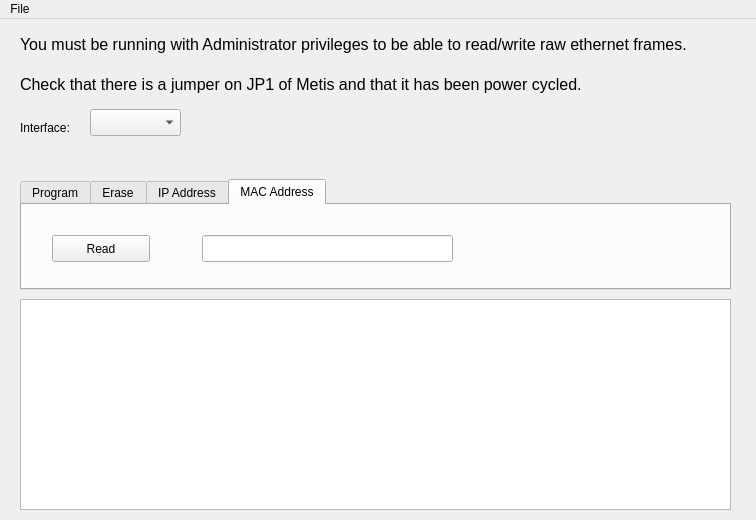
<?xml version="1.0" encoding="UTF-8"?>
<ui version="4.0">
 <class>MainWindow</class>
 <widget class="QMainWindow" name="MainWindow">
  <property name="geometry">
   <rect>
    <x>0</x>
    <y>0</y>
    <width>756</width>
    <height>520</height>
   </rect>
  </property>
  <property name="palette">
   <palette>
    <active>
     <colorrole role="Text">
      <brush brushstyle="SolidPattern">
       <color alpha="255">
        <red>255</red>
        <green>0</green>
        <blue>0</blue>
       </color>
      </brush>
     </colorrole>
    </active>
    <inactive>
     <colorrole role="Text">
      <brush brushstyle="SolidPattern">
       <color alpha="255">
        <red>255</red>
        <green>0</green>
        <blue>0</blue>
       </color>
      </brush>
     </colorrole>
    </inactive>
    <disabled>
     <colorrole role="Text">
      <brush brushstyle="SolidPattern">
       <color alpha="255">
        <red>159</red>
        <green>158</green>
        <blue>158</blue>
       </color>
      </brush>
     </colorrole>
    </disabled>
   </palette>
  </property>
  <property name="windowTitle">
   <string>HPSDR Metis Boot Loader</string>
  </property>
  <widget class="QWidget" name="centralWidget">
   <widget class="QTabWidget" name="bootloaderTabWidget">
    <property name="geometry">
     <rect>
      <x>20</x>
      <y>160</y>
      <width>711</width>
      <height>111</height>
     </rect>
    </property>
    <property name="currentIndex">
     <number>3</number>
    </property>
    <widget class="QWidget" name="tab">
     <attribute name="title">
      <string>Program</string>
     </attribute>
     <widget class="QLabel" name="label_3">
      <property name="geometry">
       <rect>
        <x>30</x>
        <y>20</y>
        <width>101</width>
        <height>17</height>
       </rect>
      </property>
      <property name="text">
       <string>Program File:</string>
      </property>
     </widget>
     <widget class="QLineEdit" name="fileLineEdit">
      <property name="geometry">
       <rect>
        <x>130</x>
        <y>10</y>
        <width>411</width>
        <height>27</height>
       </rect>
      </property>
      <property name="palette">
       <palette>
        <active>
         <colorrole role="Text">
          <brush brushstyle="SolidPattern">
           <color alpha="255">
            <red>0</red>
            <green>0</green>
            <blue>0</blue>
           </color>
          </brush>
         </colorrole>
        </active>
        <inactive>
         <colorrole role="Text">
          <brush brushstyle="SolidPattern">
           <color alpha="255">
            <red>0</red>
            <green>0</green>
            <blue>0</blue>
           </color>
          </brush>
         </colorrole>
        </inactive>
        <disabled>
         <colorrole role="Text">
          <brush brushstyle="SolidPattern">
           <color alpha="255">
            <red>159</red>
            <green>158</green>
            <blue>158</blue>
           </color>
          </brush>
         </colorrole>
        </disabled>
       </palette>
      </property>
     </widget>
     <widget class="QPushButton" name="browsePushButton">
      <property name="geometry">
       <rect>
        <x>560</x>
        <y>10</y>
        <width>98</width>
        <height>27</height>
       </rect>
      </property>
      <property name="text">
       <string>Browse ...</string>
      </property>
     </widget>
     <widget class="QPushButton" name="programPushButton">
      <property name="geometry">
       <rect>
        <x>30</x>
        <y>50</y>
        <width>98</width>
        <height>27</height>
       </rect>
      </property>
      <property name="text">
       <string>Program</string>
      </property>
     </widget>
    </widget>
    <widget class="QWidget" name="tab_2">
     <attribute name="title">
      <string>Erase</string>
     </attribute>
     <widget class="QPushButton" name="erasePushButton">
      <property name="geometry">
       <rect>
        <x>30</x>
        <y>30</y>
        <width>98</width>
        <height>27</height>
       </rect>
      </property>
      <property name="text">
       <string>Erase</string>
      </property>
     </widget>
    </widget>
    <widget class="QWidget" name="tab_4">
     <attribute name="title">
      <string>IP Address</string>
     </attribute>
     <widget class="QPushButton" name="readIPPushButton">
      <property name="geometry">
       <rect>
        <x>30</x>
        <y>30</y>
        <width>101</width>
        <height>27</height>
       </rect>
      </property>
      <property name="text">
       <string>Read</string>
      </property>
     </widget>
     <widget class="QPushButton" name="writeIPPushButton">
      <property name="geometry">
       <rect>
        <x>480</x>
        <y>30</y>
        <width>98</width>
        <height>27</height>
       </rect>
      </property>
      <property name="text">
       <string>Write</string>
      </property>
     </widget>
     <widget class="QLineEdit" name="ipALineEdit">
      <property name="geometry">
       <rect>
        <x>170</x>
        <y>30</y>
        <width>41</width>
        <height>27</height>
       </rect>
      </property>
     </widget>
     <widget class="QLineEdit" name="ipBLineEdit">
      <property name="geometry">
       <rect>
        <x>230</x>
        <y>30</y>
        <width>41</width>
        <height>27</height>
       </rect>
      </property>
     </widget>
     <widget class="QLineEdit" name="ipCLineEdit">
      <property name="geometry">
       <rect>
        <x>290</x>
        <y>30</y>
        <width>41</width>
        <height>27</height>
       </rect>
      </property>
     </widget>
     <widget class="QLineEdit" name="ipDLineEdit">
      <property name="geometry">
       <rect>
        <x>350</x>
        <y>30</y>
        <width>41</width>
        <height>27</height>
       </rect>
      </property>
     </widget>
     <widget class="QLabel" name="label_5">
      <property name="geometry">
       <rect>
        <x>220</x>
        <y>40</y>
        <width>16</width>
        <height>17</height>
       </rect>
      </property>
      <property name="text">
       <string>.</string>
      </property>
     </widget>
     <widget class="QLabel" name="label_6">
      <property name="geometry">
       <rect>
        <x>280</x>
        <y>40</y>
        <width>16</width>
        <height>17</height>
       </rect>
      </property>
      <property name="text">
       <string>.</string>
      </property>
     </widget>
     <widget class="QLabel" name="label_7">
      <property name="geometry">
       <rect>
        <x>340</x>
        <y>40</y>
        <width>16</width>
        <height>17</height>
       </rect>
      </property>
      <property name="text">
       <string>.</string>
      </property>
     </widget>
    </widget>
    <widget class="QWidget" name="tab_3">
     <attribute name="title">
      <string>MAC Address</string>
     </attribute>
     <widget class="QPushButton" name="readMACPushButton">
      <property name="geometry">
       <rect>
        <x>30</x>
        <y>30</y>
        <width>98</width>
        <height>27</height>
       </rect>
      </property>
      <property name="text">
       <string>Read</string>
      </property>
     </widget>
     <widget class="QLineEdit" name="macLineEdit">
      <property name="geometry">
       <rect>
        <x>180</x>
        <y>30</y>
        <width>251</width>
        <height>27</height>
       </rect>
      </property>
     </widget>
    </widget>
   </widget>
   <widget class="QLabel" name="label">
    <property name="geometry">
     <rect>
      <x>20</x>
      <y>50</y>
      <width>711</width>
      <height>31</height>
     </rect>
    </property>
    <property name="palette">
     <palette>
      <active>
       <colorrole role="WindowText">
        <brush brushstyle="SolidPattern">
         <color alpha="255">
          <red>0</red>
          <green>0</green>
          <blue>0</blue>
         </color>
        </brush>
       </colorrole>
       <colorrole role="Text">
        <brush brushstyle="SolidPattern">
         <color alpha="255">
          <red>0</red>
          <green>0</green>
          <blue>0</blue>
         </color>
        </brush>
       </colorrole>
      </active>
      <inactive>
       <colorrole role="WindowText">
        <brush brushstyle="SolidPattern">
         <color alpha="255">
          <red>0</red>
          <green>0</green>
          <blue>0</blue>
         </color>
        </brush>
       </colorrole>
       <colorrole role="Text">
        <brush brushstyle="SolidPattern">
         <color alpha="255">
          <red>0</red>
          <green>0</green>
          <blue>0</blue>
         </color>
        </brush>
       </colorrole>
      </inactive>
      <disabled>
       <colorrole role="WindowText">
        <brush brushstyle="SolidPattern">
         <color alpha="255">
          <red>159</red>
          <green>158</green>
          <blue>158</blue>
         </color>
        </brush>
       </colorrole>
       <colorrole role="Text">
        <brush brushstyle="SolidPattern">
         <color alpha="255">
          <red>159</red>
          <green>158</green>
          <blue>158</blue>
         </color>
        </brush>
       </colorrole>
      </disabled>
     </palette>
    </property>
    <property name="font">
     <font>
      <pointsize>12</pointsize>
     </font>
    </property>
    <property name="frameShape">
     <enum>QFrame::NoFrame</enum>
    </property>
    <property name="frameShadow">
     <enum>QFrame::Raised</enum>
    </property>
    <property name="text">
     <string>Check that there is a jumper on JP1 of Metis and that it has been power cycled.</string>
    </property>
   </widget>
   <widget class="QLabel" name="privilegesLabel">
    <property name="geometry">
     <rect>
      <x>20</x>
      <y>10</y>
      <width>711</width>
      <height>31</height>
     </rect>
    </property>
    <property name="palette">
     <palette>
      <active>
       <colorrole role="WindowText">
        <brush brushstyle="SolidPattern">
         <color alpha="255">
          <red>0</red>
          <green>0</green>
          <blue>0</blue>
         </color>
        </brush>
       </colorrole>
       <colorrole role="Text">
        <brush brushstyle="SolidPattern">
         <color alpha="255">
          <red>0</red>
          <green>0</green>
          <blue>0</blue>
         </color>
        </brush>
       </colorrole>
      </active>
      <inactive>
       <colorrole role="WindowText">
        <brush brushstyle="SolidPattern">
         <color alpha="255">
          <red>0</red>
          <green>0</green>
          <blue>0</blue>
         </color>
        </brush>
       </colorrole>
       <colorrole role="Text">
        <brush brushstyle="SolidPattern">
         <color alpha="255">
          <red>0</red>
          <green>0</green>
          <blue>0</blue>
         </color>
        </brush>
       </colorrole>
      </inactive>
      <disabled>
       <colorrole role="WindowText">
        <brush brushstyle="SolidPattern">
         <color alpha="255">
          <red>159</red>
          <green>158</green>
          <blue>158</blue>
         </color>
        </brush>
       </colorrole>
       <colorrole role="Text">
        <brush brushstyle="SolidPattern">
         <color alpha="255">
          <red>159</red>
          <green>158</green>
          <blue>158</blue>
         </color>
        </brush>
       </colorrole>
      </disabled>
     </palette>
    </property>
    <property name="font">
     <font>
      <pointsize>12</pointsize>
     </font>
    </property>
    <property name="frameShape">
     <enum>QFrame::NoFrame</enum>
    </property>
    <property name="frameShadow">
     <enum>QFrame::Raised</enum>
    </property>
    <property name="text">
     <string>You must be running with Administrator privileges to be able to read/write raw ethernet frames.</string>
    </property>
   </widget>
   <widget class="QLabel" name="label_2">
    <property name="geometry">
     <rect>
      <x>20</x>
      <y>100</y>
      <width>67</width>
      <height>17</height>
     </rect>
    </property>
    <property name="text">
     <string>Interface:</string>
    </property>
   </widget>
   <widget class="QComboBox" name="interfaceComboBox">
    <property name="geometry">
     <rect>
      <x>90</x>
      <y>90</y>
      <width>91</width>
      <height>27</height>
     </rect>
    </property>
    <property name="palette">
     <palette>
      <active>
       <colorrole role="Text">
        <brush brushstyle="SolidPattern">
         <color alpha="255">
          <red>0</red>
          <green>0</green>
          <blue>0</blue>
         </color>
        </brush>
       </colorrole>
      </active>
      <inactive>
       <colorrole role="Text">
        <brush brushstyle="SolidPattern">
         <color alpha="255">
          <red>0</red>
          <green>0</green>
          <blue>0</blue>
         </color>
        </brush>
       </colorrole>
      </inactive>
      <disabled>
       <colorrole role="Text">
        <brush brushstyle="SolidPattern">
         <color alpha="255">
          <red>159</red>
          <green>158</green>
          <blue>158</blue>
         </color>
        </brush>
       </colorrole>
      </disabled>
     </palette>
    </property>
   </widget>
   <widget class="QLabel" name="interfaceLabel">
    <property name="geometry">
     <rect>
      <x>90</x>
      <y>120</y>
      <width>541</width>
      <height>31</height>
     </rect>
    </property>
    <property name="font">
     <font>
      <pointsize>14</pointsize>
     </font>
    </property>
    <property name="frameShape">
     <enum>QFrame::NoFrame</enum>
    </property>
    <property name="frameShadow">
     <enum>QFrame::Raised</enum>
    </property>
    <property name="text">
     <string/>
    </property>
   </widget>
   <widget class="QListWidget" name="statusListWidget">
    <property name="geometry">
     <rect>
      <x>20</x>
      <y>280</y>
      <width>711</width>
      <height>211</height>
     </rect>
    </property>
    <property name="palette">
     <palette>
      <active>
       <colorrole role="Text">
        <brush brushstyle="SolidPattern">
         <color alpha="255">
          <red>0</red>
          <green>0</green>
          <blue>0</blue>
         </color>
        </brush>
       </colorrole>
      </active>
      <inactive>
       <colorrole role="Text">
        <brush brushstyle="SolidPattern">
         <color alpha="255">
          <red>0</red>
          <green>0</green>
          <blue>0</blue>
         </color>
        </brush>
       </colorrole>
      </inactive>
      <disabled>
       <colorrole role="Text">
        <brush brushstyle="SolidPattern">
         <color alpha="255">
          <red>159</red>
          <green>158</green>
          <blue>158</blue>
         </color>
        </brush>
       </colorrole>
      </disabled>
     </palette>
    </property>
   </widget>
  </widget>
  <widget class="QMenuBar" name="menuBar">
   <property name="geometry">
    <rect>
     <x>0</x>
     <y>0</y>
     <width>756</width>
     <height>25</height>
    </rect>
   </property>
   <widget class="QMenu" name="menuFile">
    <property name="title">
     <string>File</string>
    </property>
    <addaction name="actionQuit"/>
   </widget>
   <addaction name="menuFile"/>
  </widget>
  <action name="actionQuit">
   <property name="text">
    <string>Quit</string>
   </property>
  </action>
 </widget>
 <layoutdefault spacing="6" margin="11"/>
 <resources/>
 <connections/>
</ui>
